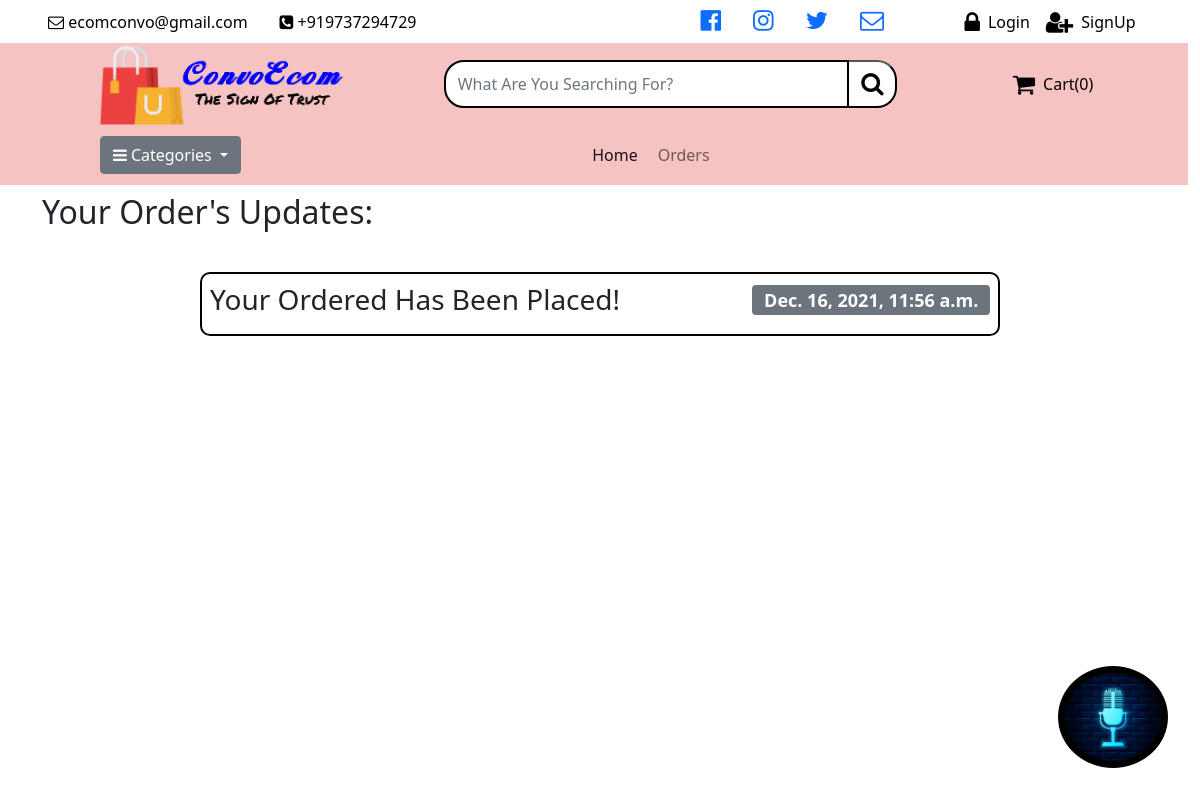
The app's page /track-order/40/ with its own data.
### Ecom/models.py (models this page shows)
class OrderUpdates(models.Model):
    update_id=models.AutoField(primary_key=True)
    ordered_item=models.ForeignKey(OrderItem,on_delete=models.SET_NULL,blank=True,null=True)
    description=models.CharField(max_length=300)
    timeStamp=models.DateTimeField(auto_now_add=True)
    def __str__(self):
        return str(self.ordered_item)+" "+str(self.description)
    class Meta:
        verbose_name_plural = "Order Updates"

### Ecom/views.py (the view)
# urls.py: path("track-order/<int:order>/",views.trackOrder,name="trackOrder"),
def trackOrder(request,order):
    thatOrder=OrderItem.objects.filter(order=order).first()
    updates=OrderUpdates.objects.filter(ordered_item=thatOrder)
    print(updates)
    allUpdates=[]
    for update in updates:
        allUpdates.append([update.description,update.timeStamp])
    allUpdates.reverse()
    print(allUpdates)
    if request.user.is_authenticated:
        customer=request.user
        order,created=Order.objects.get_or_create(customer=customer,complete=False)
        cartItems=order.get_cart_items
    else:
        cartItems=0
    cats=Categories.objects.all()
    return render(request,"Ecom/tracking.html",{"updates":allUpdates,"cartItems":cartItems,"categories":cats})

### Ecom/models.py (called while the page is built)
    def __str__(self):
        return self.category

    def __str__(self):
        return str(self.id)

    def __str__(self):
        return str(self.order)

### templates/Ecom/tracking.html (shortened to what this page needs)
{% extends 'basic3.html' %}
{% block body %}
<div class="container">
    <h2 class="my-2">Your Order's Updates:</h2>
    <br>
    <div class="d-flex justify-contant-center align-items-center flex-column">
        {% for update,timeStamp in updates %}
        <div class="update d-flex justify-content-between align-items-center p-2 my-2">
            <h3>{{update}}</h3>
            <h4><span class="badge bg-secondary ">{{timeStamp}}</span></h4>
        </div>
        {% endfor %}
    </div>
</div>
{% endblock body %}

### templates/Ecom/tracking.html (style rules this page uses)
.update { width:50rem; height:4rem; border:2px solid black; border-radius:10px; }

### records on screen
OrderUpdates: updates "Your Ordered Has Been Placed!", updates "Dec. 16, 2021, 11:56 a.m."

### other values on screen
{{ cartItems }} "0"
